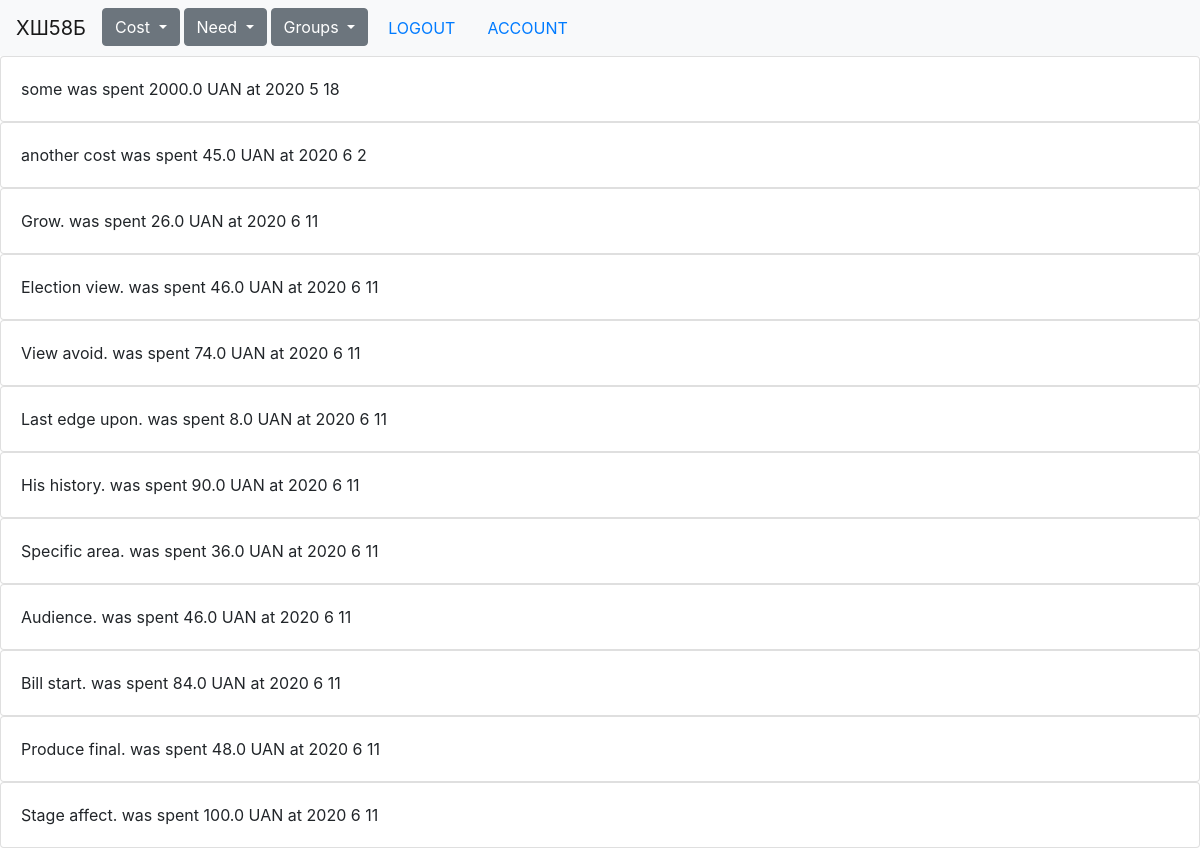
Page / (signed in) on the earlier database version.
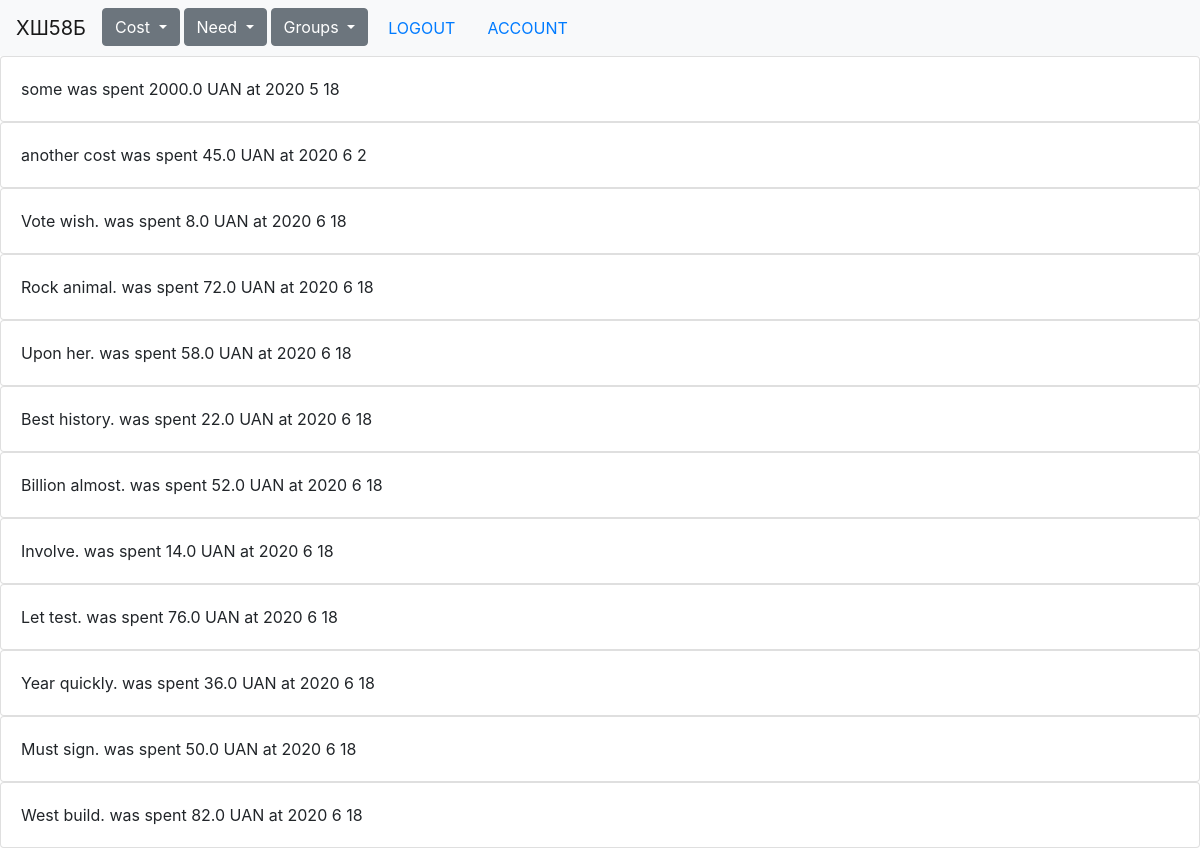
Same page on the later database version.
### main_app/models.py (models this page shows, shortened)
class Costs(db.Model):
    __tablename__ = "costs"
    id = db.Column(db.Integer, primary_key=True)
    cost_title = db.Column(db.String(128), nullable=False)
    spent_money = db.Column(db.Float, nullable=False)
    who_spent = db.Column(db.Integer, db.ForeignKey('users.id'), nullable=False)
    purchase_time = db.Column(db.DateTime, default=datetime.now())
    group_id = db.Column(db.Integer, db.ForeignKey('groups.id'), nullable=False)
    def __repr__(self):
        return f"{self.cost_title} was spent {self.spent_money} UAN " \
               f"at {self.purchase_time.year} {self.purchase_time.month} {self.purchase_time.day}  "

### main_app/core/views.py (the view)
@core.route('/')
def index():
    if current_user.is_authenticated:
        groups = CostGroup.query.filter_by(user_id=current_user.id).all()
        costs = Costs.query.all()
        return render_template('index.html', groups=groups, costs=costs)
    return render_template('index.html')

### main_app/core/__init__.py (called while the page is built)
@core.app_context_processor
def inject_permissions():
    return dict(Permission=Permission)

### main_app/costs/__init__.py (called while the page is built)
@costs.app_context_processor
def inject_permissions():
    return dict(Permission=Permission)

### main_app/groups/__init__.py (called while the page is built)
@groups.app_context_processor
def inject_permissions():
    return dict(Permission=Permission)

### main_app/models.py (called while the page is built)
@login_manager.user_loader
def load_user(user_id):
    return User.query.get(user_id)

### main_app/needs/__init__.py (called while the page is built)
@needs.app_context_processor
def inject_permissions():
    return dict(Permission=Permission)

### main_app/users/__init__.py (called while the page is built)
@users.app_context_processor
def inject_permissions():
    return dict(Permission=Permission)

### main_app/users/views.py (called while the page is built)
@users.before_app_request
def before_request():
    if current_user.is_authenticated:
        if not current_user.confirmed \
                and request.endpoint \
                and request.endpoint[:6] != 'users.' \
                and request.endpoint != 'users.confirm':
            return redirect(url_for('users.unconfirmed'))

### main_app/templates/index.html (shortened to what this page needs)
{% extends "base.html" %}
{% block content %}
    {% for g in groups %}
        {% for c in costs %}
            {% if c.group_id == g.group_id %}
                <div class="card">
                    <div class="card-body">
                        {{ c }}
                  </div>
            </div>
            {% endif %}
            {% endfor %}
      {% endfor %}
{% endblock %}

### main_app/templates/base.html (shortened to what this page needs)
<!DOCTYPE html>
<html lang="en">
<head>
    <link rel="stylesheet" href="https://stackpath.bootstrapcdn.com/bootstrap/4.4.1/css/bootstrap.min.css">
    <link rel="stylesheet" type="text/css" href="{{ url_for('static', filename='styles.css') }}">
</head>
<body>
<nav class="navbar navbar-expand-lg navbar-light bg-light">
    <ul class='nav'>
    <li >
    <a class="navbar-brand" href="{{url_for('core.index')}}">ХШ58Б</a>
    </li>
    {% if current_user.is_authenticated %}
    <div class="d-flex">
  <div class="dropdown mr-1">
    <button type="button" class="btn btn-secondary dropdown-toggle" id="dropdownMenuOffset" data-toggle="dropdown" aria-haspopup="true" aria-expanded="false" data-offset="10,20">
      Cost
    </button>
  </div>
  </div>
        <div class="d-flex">
  <div class="dropdown mr-1">
    <button type="button" class="btn btn-secondary dropdown-toggle" id="dropdownMenuOffset" data-toggle="dropdown" aria-haspopup="true" aria-expanded="false" data-offset="10,20">
     Need
    </button>
  </div>
        </div>
    <div class="d-flex">
  <div class="dropdown mr-1">
    <button type="button" class="btn btn-secondary dropdown-toggle" id="dropdownMenuOffset" data-toggle="dropdown" aria-haspopup="true" aria-expanded="false" data-offset="10,20">
     Groups
    </button>
  </div>
        </div>
        <li class='nav-link ' id="login_out">
    <a  href="{{url_for('users.logout')}}">LOGOUT</a>
     </li>
        <li class='nav-link' id="login_out">
    <a  href="{{url_for('users.account')}}">ACCOUNT</a>
        </li>
    {% endif %}
    </ul>
</nav>
{% block content %}
{% endblock %}
</body>
</html>

### main_app/static/styles.css (style rules this page uses)
#login_out { text-align: end; }
ul { display: flex; }
li:last-child { align-self: flex-end; }

Differences in the rows shown:
removed Costs: cost_title+spent_money+purchase_time "Grow. was spent 26.0 UAN at 2020 6 11", shown under CostGroup (number 2 of 2 on the later page)
removed Costs: cost_title+spent_money+purchase_time "Election view. was spent 46.0 UAN at 2020 6 11", shown under CostGroup (number 2 of 2 on the later page)
removed Costs: cost_title+spent_money+purchase_time "View avoid. was spent 74.0 UAN at 2020 6 11", shown under CostGroup (number 2 of 2 on the later page)
removed Costs: cost_title+spent_money+purchase_time "Last edge upon. was spent 8.0 UAN at 2020 6 11", shown under CostGroup (number 2 of 2 on the later page)
removed Costs: cost_title+spent_money+purchase_time "His history. was spent 90.0 UAN at 2020 6 11", shown under CostGroup (number 2 of 2 on the later page)
removed Costs: cost_title+spent_money+purchase_time "Specific area. was spent 36.0 UAN at 2020 6 11", shown under CostGroup (number 2 of 2 on the later page)
removed Costs: cost_title+spent_money+purchase_time "Audience. was spent 46.0 UAN at 2020 6 11", shown under CostGroup (number 2 of 2 on the later page)
removed Costs: cost_title+spent_money+purchase_time "Bill start. was spent 84.0 UAN at 2020 6 11", shown under CostGroup (number 2 of 2 on the later page)
removed Costs: cost_title+spent_money+purchase_time "Produce final. was spent 48.0 UAN at 2020 6 11", shown under CostGroup (number 2 of 2 on the later page)
removed Costs: cost_title+spent_money+purchase_time "Stage affect. was spent 100.0 UAN at 2020 6 11", shown under CostGroup (number 2 of 2 on the later page)
added Costs: cost_title+spent_money+purchase_time "Vote wish. was spent 8.0 UAN at 2020 6 18", shown under CostGroup (number 2 of 2 on the later page)
added Costs: cost_title+spent_money+purchase_time "Rock animal. was spent 72.0 UAN at 2020 6 18", shown under CostGroup (number 2 of 2 on the later page)
added Costs: cost_title+spent_money+purchase_time "Upon her. was spent 58.0 UAN at 2020 6 18", shown under CostGroup (number 2 of 2 on the later page)
added Costs: cost_title+spent_money+purchase_time "Best history. was spent 22.0 UAN at 2020 6 18", shown under CostGroup (number 2 of 2 on the later page)
added Costs: cost_title+spent_money+purchase_time "Billion almost. was spent 52.0 UAN at 2020 6 18", shown under CostGroup (number 2 of 2 on the later page)
added Costs: cost_title+spent_money+purchase_time "Involve. was spent 14.0 UAN at 2020 6 18", shown under CostGroup (number 2 of 2 on the later page)
added Costs: cost_title+spent_money+purchase_time "Let test. was spent 76.0 UAN at 2020 6 18", shown under CostGroup (number 2 of 2 on the later page)
added Costs: cost_title+spent_money+purchase_time "Year quickly. was spent 36.0 UAN at 2020 6 18", shown under CostGroup (number 2 of 2 on the later page)
added Costs: cost_title+spent_money+purchase_time "Must sign. was spent 50.0 UAN at 2020 6 18", shown under CostGroup (number 2 of 2 on the later page)
added Costs: cost_title+spent_money+purchase_time "West build. was spent 82.0 UAN at 2020 6 18", shown under CostGroup (number 2 of 2 on the later page)
